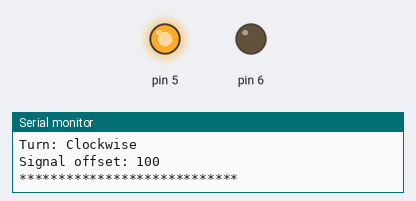
This sketch was run on a simulated Arduino Uno, built with avr-gcc and run on an emulated ATmega328P. On the bench: output pins drawn as LEDs (lit = HIGH), the last lines printed to the serial monitor.

Above: at 0.1 s.
At 9.14 s:
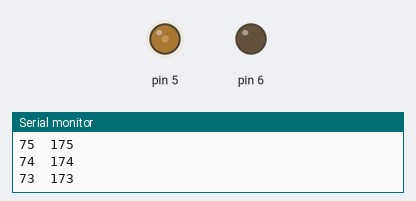
At 23.5 s:
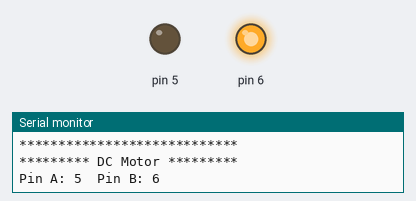
At 38.5 s:
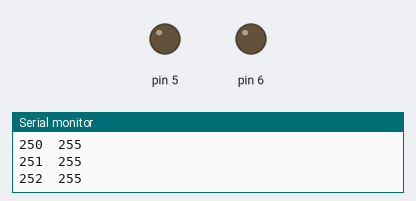
Timing chart, 0 to 40.0 s (numbered marks = the images above):
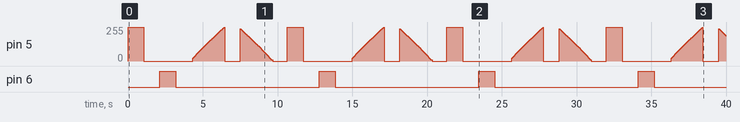

The sketch:

dc-motor.ino
```cpp
#include "dc-motor.h"

DCMotor motor(5, 6, 100); //motorPinA = 5  / motorPinB = 6

void setup(){
  Serial.begin(9600);
}

void loop(){
  motor.forward();
  Serial.println(motor.toString());
  delay(1000);

  motor.stop();
  Serial.println(motor.toString());
  delay(1000);

  motor.backward();
  Serial.println(motor.toString());
  delay(1000);

  motor.stop();
  Serial.println(motor.toString());
  delay(1000);

  for(int i = 0; i < 255; i++){
    motor.forward(i);
    Serial.println((String) i + "\t" + (String)motor.getSignal());
    delay(4);
  }
  motor.stop();
  delay(1000);

  for(int i = 255; i > 0; i--){
    motor.forward(i);
    Serial.println((String) i + "\t" + (String)motor.getSignal());
    delay(4);
  }
  motor.stop();
  delay(1000);
}
```

dc-motor.cpp
```cpp
#include "dc-motor.h"

DCMotor::DCMotor(int motorPinA, int motorPinB){
  _motorPinA = motorPinA;
  _motorPinB = motorPinB;
  _minSignal = 0;
  _signal = 0;
  setTurn(STOP);

  pinMode(_motorPinA, OUTPUT);
  pinMode(_motorPinB, OUTPUT);
}

DCMotor::DCMotor(int motorPinA, int motorPinB, int minSignal){
  _motorPinA = motorPinA;
  _motorPinB = motorPinB;
  _minSignal = minSignal;
  _signal = 0;
  setTurn(STOP);

  pinMode(_motorPinA, OUTPUT);
  pinMode(_motorPinB, OUTPUT);
}

DCMotor::~DCMotor(){}

//************************* Getters
int DCMotor::getMinSignal(){
  return _minSignal;
}

int DCMotor::getSignal(){
  return _signal;
}

//************************* Setters
void DCMotor::setMinSignal(int minSignal){
  _minSignal = minSignal;
}

void DCMotor::setTurn(int turn){
  switch(turn){
    case STOP:
      _turn = "STOP";
      break;
    case CLOCKWISE:
      _turn = "Clockwise";
      break;
    case COUNTER_CLOCKWISE:
      _turn = "Counter clockwise";
      break;
  }
}

//************************* Methods
void DCMotor::forward(){
  _signal = 255;
  setTurn(CLOCKWISE);
  digitalWrite(_motorPinA, HIGH);
  digitalWrite(_motorPinB, LOW);
}

void DCMotor::backward(){
  _signal = 255;
  setTurn(COUNTER_CLOCKWISE);
  digitalWrite(_motorPinA, LOW);
  digitalWrite(_motorPinB, HIGH);
}

void DCMotor::forward(int signal){
  _signal = signal + _minSignal;
  setTurn(CLOCKWISE);
  verifySignal();
  analogWrite(_motorPinA, signal);
  analogWrite(_motorPinB, 0);
}

void DCMotor::backward(int signal){
  _signal = signal + _minSignal;
  setTurn(COUNTER_CLOCKWISE);
  verifySignal();
  analogWrite(_motorPinA, 0);
  analogWrite(_motorPinB, signal);
}

void DCMotor::stop(){
  _signal = 0;
  setTurn(STOP);
  digitalWrite(_motorPinA, LOW);
  digitalWrite(_motorPinB, LOW);
}

String DCMotor::toString(){
  return  (String) "********* DC Motor *********\n"
          + "Pin A: "   + (String)_motorPinA  + "\t"
          + "Pin B: "   + (String)_motorPinB  + "\n"
          + "Signal: "  + (String)_signal     + "\n"
          + "Turn: "    + _turn               + "\n"
          + "Signal offset: " + (String)_minSignal + "\n"
          + (String) "****************************\n";
}

String DCMotor::jsonString(){
  return "";
}

void DCMotor::verifySignal(){
  _signal = _signal > 255 ? 255 : _signal;
  _signal = _signal < _minSignal ? _minSignal : _signal;
}
```

dc-motor.h
```cpp
#include<Arduino.h>

class DCMotor{
  public:
    DCMotor(int motorPinA, int motorPinB);
    DCMotor(int motorPinA, int motorPinB, int minSignal);
    ~DCMotor();

    //************************* Getters
    int getMinSignal();
    int getSignal();

    //************************* Setters
    void setMinSignal(int minSignal);
    void setTurn(int turn);

    //************************* Methods
    void forward();
    void forward(int signal);
    void backward();
    void backward(int signal);
    void stop();
    String toString();
    String jsonString();


  private:
    int _motorPinA;
    int _motorPinB;
    int _signal;
    int _minSignal;
    String _turn;

    enum movement{
      STOP,
      CLOCKWISE,
      COUNTER_CLOCKWISE
    };

    void verifySignal();


    //TODO: Include physical model values

    /*Characterization of DC motor
      Direct measurements:
        Vel: applied speed
        I: Measured current
        V_out: Measured voltage
      Indirect measurements:
        V_in = motorSignal/1023*Vs
        P_in = V_in*I
        P_out = V_out*I
      Kv = V_out/Vel
      nu = P_out/P_in : efficiency

    */
};
```

Measured:
- by itself, pin 6: alternates HIGH for 1.1 s and LOW for 9.6 s
